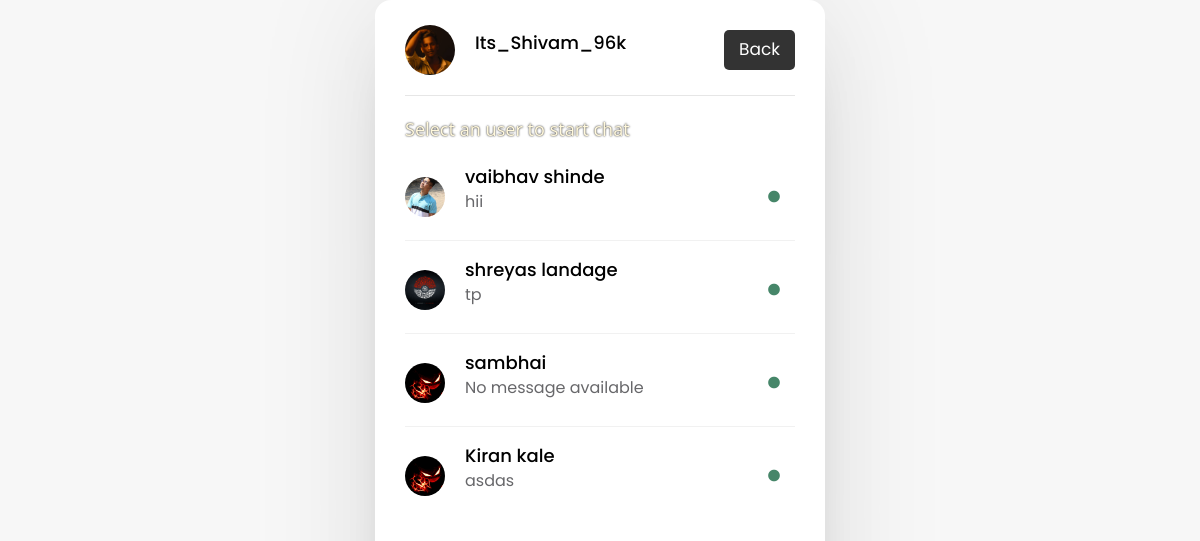
/users.php (signed in), run on the app's committed database.
### tables this page shows
CREATE TABLE `users` (
  `id` int(225) NOT NULL,
  `unique_id` int(255) NOT NULL,
  `username` varchar(225) NOT NULL,
  `nick` varchar(225) NOT NULL,
  `dob` varchar(225) NOT NULL,
  `email` varchar(225) NOT NULL,
  `gender` varchar(200) NOT NULL,
  `contact` varchar(225) NOT NULL,
  `password` varchar(225) NOT NULL,
  `date` varchar(40) NOT NULL,
  `religion` varchar(225) NOT NULL,
  `about` varchar(1000) NOT NULL,
  `image` varchar(100) NOT NULL,
  `status` varchar(255) NOT NULL
);

CREATE TABLE `messages` (
  `msg_id` int(11) NOT NULL,
  `incoming_msg_id` int(255) NOT NULL,
  `outgoing_msg_id` int(255) NOT NULL,
  `msg` varchar(1000) NOT NULL
);

### php/data.php (the view, shortened to what this page needs)
<?php
    while($row = mysqli_fetch_assoc($query)){
        $sql2 = "SELECT * FROM messages WHERE (incoming_msg_id = {$row['unique_id']}
                OR outgoing_msg_id = {$row['unique_id']}) AND (outgoing_msg_id = {$outgoing_id}
                OR incoming_msg_id = {$outgoing_id}) ORDER BY msg_id DESC LIMIT 1";
        $query2 = mysqli_query($al, $sql2);
        $row2 = mysqli_fetch_assoc($query2);
        (mysqli_num_rows($query2) > 0) ? $result = $row2['msg'] : $result ="No message available";
        (strlen($result) > 28) ? $msg =  substr($result, 0, 28) . '...' : $msg = $result;
        if(isset($row2['outgoing_msg_id'])){
            ($outgoing_id == $row2['outgoing_msg_id']) ? $you = "You: " : $you = "";
        }else{
            $you = "";
        }
        ($row['status'] == "Offline now") ? $offline = "offline" : $offline = "";
        $output .= '<a href="chat.php?user_id='. $row['unique_id'] .'">
                    <div class="content">
                    <img src="'. $row['image'] .'" alt="">
                    <div class="details">
                        <span>'. $row['username'].'</span>
                        <p>'. $you . $msg .'</p>
                    </div>
                    </div>
                    <div class="status-dot '. $offline .'"><i class="fas fa-circle"></i></div>
                </a>';
    }
?>

### users.php (shortened to what this page needs)
<?php
 include_once "php/configuration.php";
?>
<?php include_once "header.php";
$id=$_SESSION['unique_id'];
?>
<body>
  <div class="wrapper">
    <section class="users">
      <header>
        <div class="content">
          <?php
            $sql = mysqli_query($al, "SELECT * FROM users WHERE unique_id = '$id'");
            if(mysqli_num_rows($sql) > 0){
              $row = mysqli_fetch_assoc($sql);
            }
          ?>
          <img src="<?php echo $row['image']; ?>" alt="">
          <div class="details">
            <span><?php echo $row['nick'] ?></span>
          </div>
        </div>
        <a href="profile.php ?>" class="logout">Back</a>
      </header>
      <div class="search">
        <span class="text">Select an user to start chat</span>
      </div>
      <div class="users-list">
            <?php include_once "php/search.php"; ?>
      </div>
    </section>
  </div>
</body>
</html>

### chatting_style.css (style rules this page uses)
* { margin: 0; padding: 0; box-sizing: border-box; text-decoration: none; font-family: 'Poppins', sans-serif; }
body { display: flex; align-items: center; justify-content: center; min-height: 100vh; background: #f7f7f7; padding: 0 10px; }
.wrapper { background: #fff; height: auto; min-height: 100%; max-width: 450px; width: 100%; border-radius: 16px; box-shadow: 0 0 128px 0 rgba(0,0,0,0.1), 0 32px 64px -48px rgba(0,0,0,0.5); }
.users { padding: 25px 30px; }
.users header, .users-list a { display: flex; align-items: center; padding-bottom: 20px; border-bottom: 1px solid #e6e6e6; justify-content: space-between; }
.wrapper img { object-fit: cover; border-radius: 50%; }
.users header img { height: 50px; width: 50px; }
:is(.users, .users-list) .content { display: flex; align-items: center; }
:is(.users, .users-list) .content .details { color: #000; margin-left: 20px; }
:is(.users, .users-list) .details span { font-size: 18px; font-weight: 500; }
.users header .logout { display: block; background: #333; color: #fff; outline: none; border: none; padding: 7px 15px; text-decoration: none; border-radius: 5px; font-size: 17px; }
.users .search { margin: 20px 0; display: flex; position: relative; align-items: center; justify-content: space-between; }
.users .search .text { font-size: 18px; }
.users-list { max-height: 350px; overflow-y: auto; }
:is(.users-list, .chat-box)::-webkit-scrollbar { width: 0px; }
.users-list a { padding-bottom: 10px; margin-bottom: 15px; padding-right: 15px; border-bottom-color: #f1f1f1; }
.users-list a img { height: 40px; width: 40px; }
.users-list a .details p { color: #67676a; }
.users-list a .status-dot { font-size: 12px; color: #468669; padding-left: 10px; }

### header.php (style rules this page uses)
body { background-repeat:repeat; }
.text { font-family:"Segoe UI"; color:#fff8dc; font-size:16px; text-shadow:0px 0px 2px #000000; }
a { text-decoration: none; color: black; }

### data on the page
users: image (picture), nick "Its_Shivam_96k"
users: image (picture), username "vaibhav shinde", messages.msg "hii"
users: image (picture), username "shreyas landage", messages.msg "tp"
users: image (picture), username "sambhai", msg "No message available"
users: image (picture), username "Kiran kale", messages.msg "asdas"
